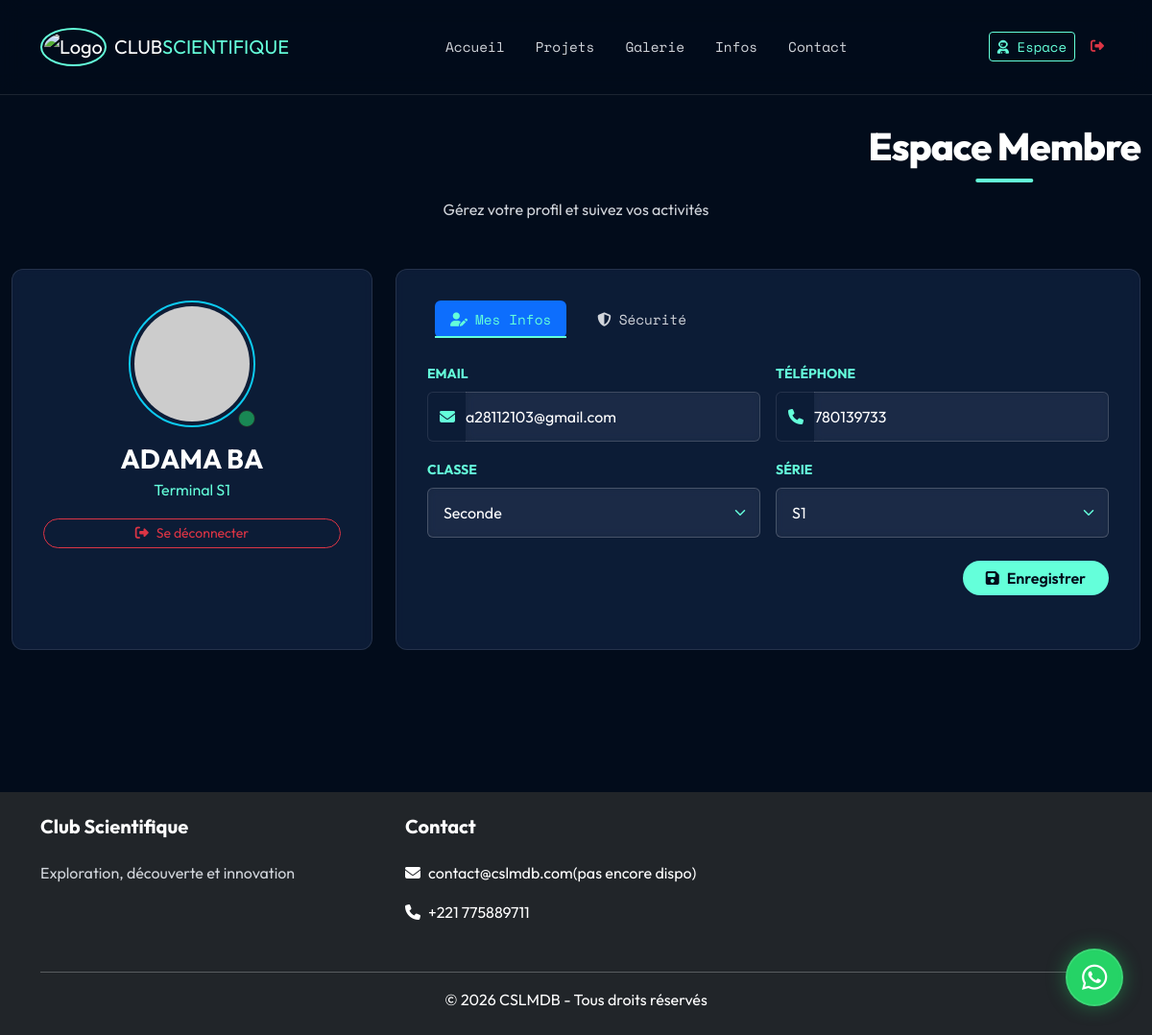
/mon-espace.php (signed in), run on the app's committed database.
### tables this page shows
CREATE TABLE `membres` (
  `id` int NOT NULL AUTO_INCREMENT,
  `nom` varchar(50) NOT NULL,
  `prenom` varchar(50) NOT NULL,
  `email` varchar(100) DEFAULT NULL,
  `telephone` varchar(20) NOT NULL,
  `classe` enum('Seconde','Premiere','Terminal','Superieur') DEFAULT NULL,
  `serie` enum('S','S1','S2','Autre') NOT NULL,
  `mot_de_passe` varchar(255) NOT NULL,
  `statut` enum('en_attente','valide','refuse') NOT NULL DEFAULT 'en_attente',
  `date_candidature` datetime NOT NULL,
  `poste` varchar(50) DEFAULT NULL,
  PRIMARY KEY (`id`),
  UNIQUE KEY `email` (`email`)
);

### mon-espace.php (the view, shortened to what this page needs)
<?php
require_once 'includes/db.php';
$utilisateur_id = $_SESSION['utilisateur_id'];
$stmt = $mysqli->prepare("SELECT nom, prenom, email, telephone, classe, serie, statut FROM membres WHERE id = ?");
$stmt->bind_param("i", $utilisateur_id);
$stmt->execute();
$result = $stmt->get_result();
$membre = $result->fetch_assoc();
require_once 'includes/header.php';
?>
<div class="container container-glass pt-5 pb-5">
    <div class="text-center mb-5">
        <h1 class="page-title-glass mb-3">Espace Membre</h1>
        <p class="text-muted">Gérez votre profil et suivez vos activités</p>
    </div>
    <div class="row g-4">
        <div class="col-lg-4">
            <div class="card-glass h-100 position-relative animate__animated animate__fadeInLeft">
                <div class="card-body text-center">
                    <div class="position-relative d-inline-block mb-3">
                        <div class="rounded-circle border border-2 border-info p-1">
                            <img src="assets/default-avatar.png" onerror="this.src='https://ui-avatars.com/api/?name=<?php echo urlencode($membre['prenom'].'+'.$membre['nom']); ?>&background=0D8ABC&color=fff&size=128'" alt="Avatar" class="rounded-circle" width="120" height="120">
                        </div>
                        <?php if ($membre['statut'] === 'valide'): ?>
                            <span class="position-absolute bottom-0 end-0 bg-success border border-dark rounded-circle p-2" title="Membre Vérifié">
                            </span>
                        <?php else: ?>
                             <span class="position-absolute bottom-0 end-0 bg-warning border border-dark rounded-circle p-2" title="En attente">
                                <span class="visually-hidden">En attente</span>
                            </span>
                        <?php endif; ?>
                    </div>
                    <h3 class="text-white mb-1"><?php echo htmlspecialchars($membre['prenom'] . ' ' . $membre['nom']); ?></h3>
                    <p class="text-accent mb-3"><?php echo htmlspecialchars($membre['classe'] . ' ' . $membre['serie']); ?></p>
                     <div class="d-grid gap-2">
                        <a href="deconnexion.php" class="btn btn-outline-danger btn-sm rounded-pill"><i class="fas fa-sign-out-alt me-2"></i>Se déconnecter</a>
                    </div>
                </div>
            </div>
        </div>
        <div class="col-lg-8">
            <div class="card-glass mb-4 animate__animated animate__fadeInRight">
                <div class="card-body">
                    <ul class="nav nav-pills nav-pills-glass mb-4" id="pills-tab" role="tablist">
                        <li class="nav-item" role="presentation">
                            <button class="nav-link active" id="pills-infos-tab" data-bs-toggle="pill" data-bs-target="#pills-infos" type="button" role="tab" aria-selected="true"><i class="fas fa-user-edit me-2"></i>Mes Infos</button>
                        </li>
                        <li class="nav-item" role="presentation">
                            <button class="nav-link" id="pills-security-tab" data-bs-toggle="pill" data-bs-target="#pills-security" type="button" role="tab" aria-selected="false"><i class="fas fa-shield-alt me-2"></i>Sécurité</button>
                        </li>
                    </ul>
                    <div class="tab-content" id="pills-tabContent">
                        <div class="tab-pane fade show active" id="pills-infos" role="tabpanel">
                             <form method="post">
                                <div class="row g-3 mb-4">
                                    <div class="col-md-6">
                                        <label class="form-label text-accent small text-uppercase fw-bold">Email</label>
                                        <div class="input-group">
                                            <span class="input-group-text bg-transparent border-end-0 text-accent" style="border-color: rgba(255,255,255,0.1);"><i class="fas fa-envelope"></i></span>
                                            <input type="email" class="form-control form-control-glass border-start-0 ps-0" name="email" value="<?php echo htmlspecialchars($membre['email']); ?>" required>
                                        </div>
                                    </div>
                                    <div class="col-md-6">
                                        <label class="form-label text-accent small text-uppercase fw-bold">Téléphone</label>
                                        <div class="input-group">
                                            <span class="input-group-text bg-transparent border-end-0 text-accent" style="border-color: rgba(255,255,255,0.1);"><i class="fas fa-phone"></i></span>
                                            <input type="text" class="form-control form-control-glass border-start-0 ps-0" name="telephone" value="<?php echo htmlspecialchars($membre['telephone']); ?>" required>
                                        </div>
                                    </div>
                                    <div class="col-md-6">
                                        <label class="form-label text-accent small text-uppercase fw-bold">Classe</label>
                                        <select class="form-select form-control-glass" name="classe" required>
                                            <option value="Seconde" <?php echo ($membre['classe'] == 'Seconde') ? 'selected' : ''; ?>>Seconde</option>
                                        </select>
                                    </div>
                                    <div class="col-md-6">
                                        <label class="form-label text-accent small text-uppercase fw-bold">Série</label>
                                        <select class="form-select form-control-glass" name="serie" required>
                                            <option value="S1" <?php echo ($membre['serie'] == 'S1') ? 'selected' : ''; ?>>S1</option>
                                        </select>
                                    </div>
                                </div>
                                <div class="text-end">
                                    <button type="submit" name="modifier_infos" class="btn btn-accent rounded-pill px-4"><i class="fas fa-save me-2"></i>Enregistrer</button>
                                </div>
                            </form>
                        </div>
                    </div>
                </div>
            </div>
        </div>
    </div>
</div>
<div style="height: 100px;"></div>
<?php require_once 'includes/footer.php'; ?>

### css/style.css (style rules this page uses)
:root { --bg-deep: #020c1b; --bg-card: rgba(17, 34, 64, 0.75); --bg-glass: rgba(10, 25, 47, 0.7); --accent-cyan: #64ffda; --accent-blue: #57cbff; --accent-purple: #bd93f9; --font-heading: 'Outfit', sans-serif; --font-mono: 'Space Mono', monospace; --text-primary: #ffffff; --text-secondary: #d1d5db; --glass-border: 1px solid rgba(255, 255, 255, 0.1); --neon-glow: 0 0 10px rgba(100, 255, 218, 0.3); --transition-smooth: all 0.3s cubic-bezier(0.645, 0.045, 0.355, 1); }
body { background-color: var(--bg-deep); color: var(--text-primary); font-family: var(--font-heading); line-height: 1.6; overflow-x: hidden; }
h1, h2, h3, h4, h5, h6 { color: var(--text-primary); font-weight: 700; margin-bottom: 1.5rem; }
h1, .display-txt { font-weight: 800; letter-spacing: -1px; }
a { color: var(--accent-cyan); text-decoration: none; transition: var(--transition-smooth); }
.text-accent { color: var(--accent-cyan) !important; }
.text-muted { color: var(--text-secondary) !important; }
.nav-pills-glass .nav-link { color: var(--text-secondary) !important; font-family: var(--font-mono); font-size: 0.9rem; margin: 0 0.5rem; position: relative; padding: 0.5rem 1rem; }
.nav-pills-glass .nav-link::before { content: ''; position: absolute; bottom: 0; left: 0; width: 0%; height: 2px; background: var(--accent-cyan); transition: var(--transition-smooth); }
.nav-pills-glass .nav-link:hover::before, .nav-pills-glass .nav-link.active::before { width: 100%; }
.nav-pills-glass .nav-link:hover, .nav-pills-glass .nav-link.active { color: var(--accent-cyan) !important; }
.btn-accent { background: var(--accent-cyan); color: var(--bg-deep); font-weight: 700; border: none; }
.card-glass { background: var(--bg-card); backdrop-filter: blur(5px); border: var(--glass-border); border-radius: 12px; padding: 2rem; transition: var(--transition-smooth); height: 100%; position: relative; overflow: hidden; z-index: 1; }
.card-glass::before { content: ''; position: absolute; top: 0; left: 0; width: 100%; height: 100%; background: radial-gradient(800px circle at var(--mouse-x) var(--mouse-y), rgba(255, 255, 255, 0.06), transparent 40%); z-index: 2; opacity: 0; transition: opacity 0.3s; pointer-events: none; }
.section-title, .page-title-glass { font-size: 2.5rem; text-align: center; margin-bottom: 3rem; position: relative; display: inline-block; left: 50%; transform: translateX(-50%); color: #fff; }
.section-title::after, .page-title-glass::after { content: ''; display: block; width: 60px; height: 4px; background: var(--accent-cyan); margin: 10px auto 0; border-radius: 2px; }
.container-glass { max-width: 1200px; margin: 0 auto; }
.form-control-glass { background-color: rgba(255, 255, 255, 0.05); border: 1px solid rgba(255, 255, 255, 0.2); color: #ffffff; backdrop-filter: blur(5px); font-size: 1rem; padding: 0.8rem 1rem; }
.form-control-glass::placeholder { color: rgba(255, 255, 255, 0.6); font-size: 0.9rem; }
select.form-control-glass { background-repeat: no-repeat; background-position: right 0.75rem center; background-size: 16px 12px; appearance: none; -webkit-appearance: none; -moz-appearance: none; padding-right: 2.5rem; }
select.form-control-glass option { background-color: var(--bg-deep); color: var(--text-primary); }
.btn-accent { background-color: var(--accent-cyan); color: var(--bg-deep); font-weight: 600; border: none; transition: var(--transition-smooth); }

### includes/header.php (style rules this page uses)
img { max-width: 100%; height: auto; }
body { background-color: #020c1b; color: #ccd6f6; }

### data on the page
membres: prenom+nom "ADAMA BA", classe+serie "Terminal S1", email "a28112103@gmail.com", telephone "780139733", serie "S1"
